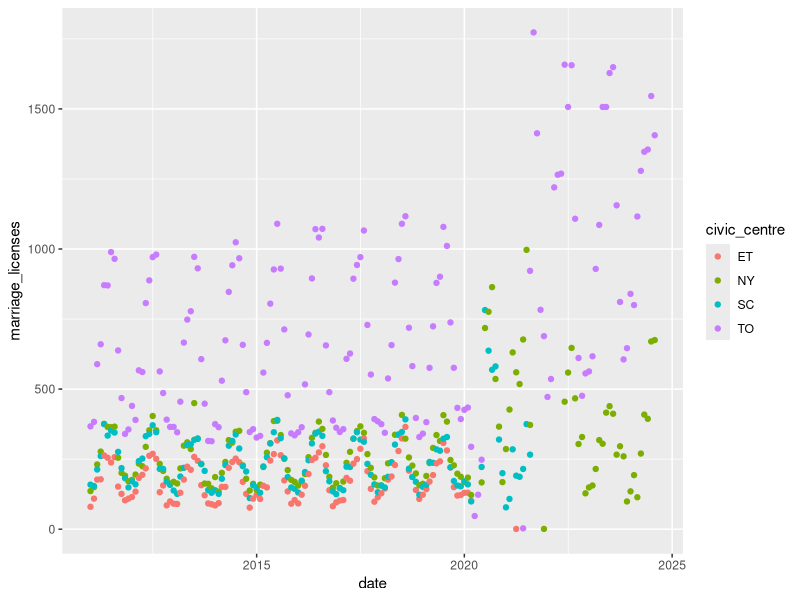

Write R code to recreate this figure.
## ---- chunk 1
#| include: false
#| warning: false
#| message: false

library(tidyverse)

data <- read_csv(here::here("data/clean_marriage_data.csv"))

## ---- chunk 2
#| echo: false

data |>
  ggplot(aes(x = date, y = marriage_licenses, color = civic_centre)) +
  geom_point()

